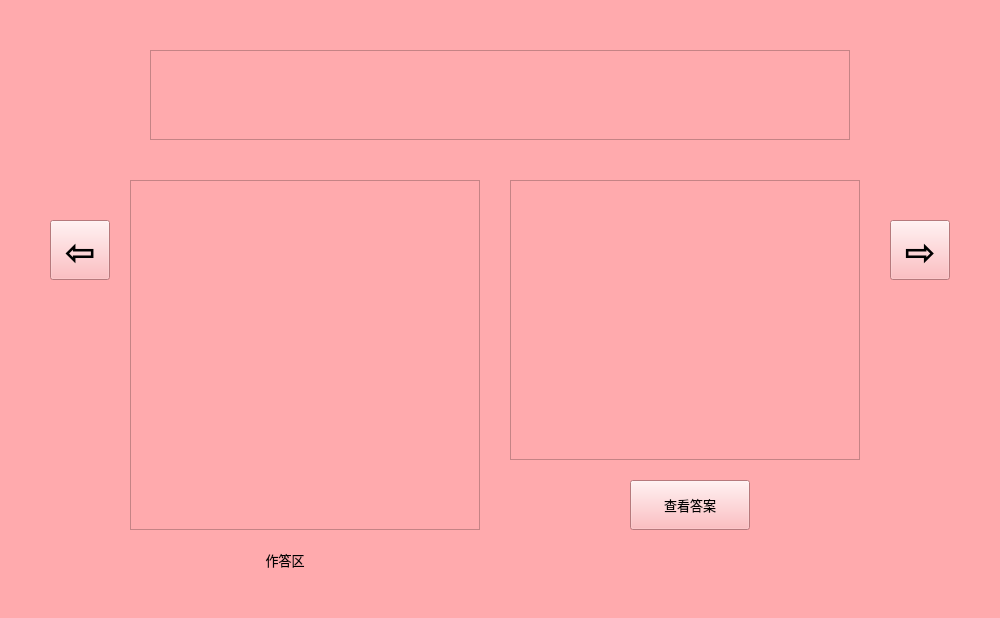
<?xml version="1.0" encoding="UTF-8"?>
<ui version="4.0">
 <class>ShortAnswerQ</class>
 <widget class="QWidget" name="ShortAnswerQ">
  <property name="geometry">
   <rect>
    <x>0</x>
    <y>0</y>
    <width>1000</width>
    <height>618</height>
   </rect>
  </property>
  <property name="minimumSize">
   <size>
    <width>1000</width>
    <height>618</height>
   </size>
  </property>
  <property name="maximumSize">
   <size>
    <width>1000</width>
    <height>618</height>
   </size>
  </property>
  <property name="windowTitle">
   <string>正在答题</string>
  </property>
  <property name="styleSheet">
   <string notr="true">background-color: rgb(255, 170, 173);</string>
  </property>
  <widget class="QTextEdit" name="question_text">
   <property name="geometry">
    <rect>
     <x>150</x>
     <y>50</y>
     <width>700</width>
     <height>90</height>
    </rect>
   </property>
   <property name="font">
    <font>
     <family>方正小标宋简体</family>
     <pointsize>10</pointsize>
    </font>
   </property>
   <property name="readOnly">
    <bool>true</bool>
   </property>
  </widget>
  <widget class="QTextEdit" name="ansArea_text">
   <property name="geometry">
    <rect>
     <x>130</x>
     <y>180</y>
     <width>350</width>
     <height>350</height>
    </rect>
   </property>
   <property name="font">
    <font>
     <family>方正小标宋简体</family>
     <pointsize>10</pointsize>
    </font>
   </property>
  </widget>
  <widget class="QTextEdit" name="answer_text">
   <property name="geometry">
    <rect>
     <x>510</x>
     <y>180</y>
     <width>350</width>
     <height>280</height>
    </rect>
   </property>
   <property name="font">
    <font>
     <family>方正小标宋简体</family>
     <pointsize>10</pointsize>
    </font>
   </property>
   <property name="readOnly">
    <bool>true</bool>
   </property>
  </widget>
  <widget class="QPushButton" name="answer_btn">
   <property name="geometry">
    <rect>
     <x>630</x>
     <y>480</y>
     <width>120</width>
     <height>50</height>
    </rect>
   </property>
   <property name="font">
    <font>
     <family>方正小标宋简体</family>
     <pointsize>10</pointsize>
    </font>
   </property>
   <property name="styleSheet">
    <string notr="true"/>
   </property>
   <property name="text">
    <string>查看答案</string>
   </property>
  </widget>
  <widget class="QPushButton" name="next_btn">
   <property name="geometry">
    <rect>
     <x>890</x>
     <y>220</y>
     <width>60</width>
     <height>60</height>
    </rect>
   </property>
   <property name="font">
    <font>
     <family>Arial Black</family>
     <pointsize>28</pointsize>
     <weight>75</weight>
     <bold>true</bold>
    </font>
   </property>
   <property name="text">
    <string>⇨</string>
   </property>
   <property name="shortcut">
    <string>Right</string>
   </property>
  </widget>
  <widget class="QPushButton" name="previous_btn">
   <property name="geometry">
    <rect>
     <x>50</x>
     <y>220</y>
     <width>60</width>
     <height>60</height>
    </rect>
   </property>
   <property name="font">
    <font>
     <family>Arial Black</family>
     <pointsize>28</pointsize>
     <weight>75</weight>
     <bold>true</bold>
    </font>
   </property>
   <property name="text">
    <string>⇦</string>
   </property>
   <property name="shortcut">
    <string>Left</string>
   </property>
  </widget>
  <widget class="QLabel" name="index_lbl">
   <property name="geometry">
    <rect>
     <x>400</x>
     <y>580</y>
     <width>200</width>
     <height>30</height>
    </rect>
   </property>
   <property name="font">
    <font>
     <family>方正小标宋简体</family>
     <pointsize>10</pointsize>
    </font>
   </property>
   <property name="text">
    <string/>
   </property>
   <property name="alignment">
    <set>Qt::AlignCenter</set>
   </property>
  </widget>
  <widget class="QLabel" name="ansArea_label">
   <property name="geometry">
    <rect>
     <x>240</x>
     <y>540</y>
     <width>90</width>
     <height>40</height>
    </rect>
   </property>
   <property name="font">
    <font>
     <family>方正小标宋简体</family>
     <pointsize>10</pointsize>
    </font>
   </property>
   <property name="text">
    <string>作答区</string>
   </property>
   <property name="alignment">
    <set>Qt::AlignCenter</set>
   </property>
  </widget>
 </widget>
 <resources/>
 <connections/>
</ui>
